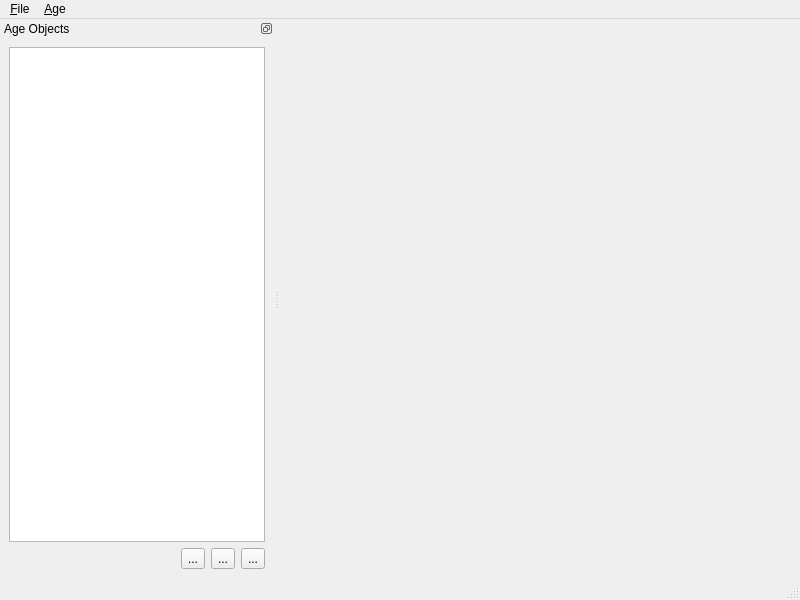
<?xml version="1.0" encoding="UTF-8"?>
<ui version="4.0">
 <class>ACMainWindow</class>
 <widget class="QMainWindow" name="ACMainWindow">
  <property name="geometry">
   <rect>
    <x>0</x>
    <y>0</y>
    <width>800</width>
    <height>600</height>
   </rect>
  </property>
  <property name="windowTitle">
   <string>AgeCreator</string>
  </property>
  <widget class="QWidget" name="centralwidget">
   <layout class="QVBoxLayout" name="verticalLayout_2">
    <item>
     <widget class="ACGLWidget" name="preview3d" native="true"/>
    </item>
   </layout>
  </widget>
  <widget class="QMenuBar" name="menubar">
   <property name="geometry">
    <rect>
     <x>0</x>
     <y>0</y>
     <width>800</width>
     <height>19</height>
    </rect>
   </property>
   <widget class="QMenu" name="menuFile">
    <property name="title">
     <string>&amp;File</string>
    </property>
    <addaction name="actionFileNew"/>
    <addaction name="actionFileOpen"/>
    <addaction name="separator"/>
    <addaction name="actionFileSave"/>
    <addaction name="actionFileSaveAs"/>
    <addaction name="separator"/>
    <addaction name="actionFileClose"/>
    <addaction name="actionFileQuit"/>
   </widget>
   <widget class="QMenu" name="menuAge">
    <property name="title">
     <string>&amp;Age</string>
    </property>
    <addaction name="actionAgeImport"/>
    <addaction name="actionAgeExport"/>
    <addaction name="separator"/>
    <addaction name="actionAgeProperties"/>
   </widget>
   <addaction name="menuFile"/>
   <addaction name="menuAge"/>
  </widget>
  <widget class="QStatusBar" name="statusbar"/>
  <widget class="QDockWidget" name="dockWidget">
   <property name="features">
    <set>QDockWidget::DockWidgetFloatable|QDockWidget::DockWidgetMovable</set>
   </property>
   <property name="windowTitle">
    <string>Age Objects</string>
   </property>
   <attribute name="dockWidgetArea">
    <number>1</number>
   </attribute>
   <widget class="QWidget" name="dockWidgetContents">
    <layout class="QVBoxLayout" name="verticalLayout">
     <item>
      <widget class="QTreeView" name="sceneTreeView">
       <property name="dragEnabled">
        <bool>true</bool>
       </property>
       <property name="dragDropMode">
        <enum>QAbstractItemView::InternalMove</enum>
       </property>
       <property name="defaultDropAction">
        <enum>Qt::MoveAction</enum>
       </property>
       <property name="selectionMode">
        <enum>QAbstractItemView::ExtendedSelection</enum>
       </property>
       <property name="headerHidden">
        <bool>true</bool>
       </property>
      </widget>
     </item>
     <item>
      <layout class="QHBoxLayout" name="horizontalLayout">
       <item>
        <spacer name="horizontalSpacer">
         <property name="orientation">
          <enum>Qt::Horizontal</enum>
         </property>
         <property name="sizeHint" stdset="0">
          <size>
           <width>40</width>
           <height>20</height>
          </size>
         </property>
        </spacer>
       </item>
       <item>
        <widget class="QToolButton" name="buttonAddLayer">
         <property name="text">
          <string>...</string>
         </property>
        </widget>
       </item>
       <item>
        <widget class="QToolButton" name="buttonAddObject">
         <property name="text">
          <string>...</string>
         </property>
        </widget>
       </item>
       <item>
        <widget class="QToolButton" name="buttonDelObject">
         <property name="text">
          <string>...</string>
         </property>
        </widget>
       </item>
      </layout>
     </item>
    </layout>
   </widget>
  </widget>
  <action name="actionAgeImport">
   <property name="text">
    <string>&amp;Import</string>
   </property>
  </action>
  <action name="actionAgeExport">
   <property name="text">
    <string>&amp;Export</string>
   </property>
  </action>
  <action name="actionFileNew">
   <property name="text">
    <string>&amp;New</string>
   </property>
  </action>
  <action name="actionFileOpen">
   <property name="text">
    <string>&amp;Open</string>
   </property>
  </action>
  <action name="actionFileSave">
   <property name="text">
    <string>&amp;Save</string>
   </property>
  </action>
  <action name="actionFileSaveAs">
   <property name="text">
    <string>Save &amp;As...</string>
   </property>
  </action>
  <action name="actionFileClose">
   <property name="text">
    <string>&amp;Close</string>
   </property>
  </action>
  <action name="actionFileQuit">
   <property name="text">
    <string>&amp;Quit</string>
   </property>
  </action>
  <action name="actionLayerAdd">
   <property name="text">
    <string>&amp;Add</string>
   </property>
  </action>
  <action name="actionAgeProperties">
   <property name="text">
    <string>Properties...</string>
   </property>
  </action>
 </widget>
 <customwidgets>
  <customwidget>
   <class>ACGLWidget</class>
   <extends>QWidget</extends>
   <header>ACGLWidget.h</header>
   <container>1</container>
  </customwidget>
 </customwidgets>
 <resources/>
 <connections>
  <connection>
   <sender>actionAgeExport</sender>
   <signal>triggered()</signal>
   <receiver>ACMainWindow</receiver>
   <slot>exportAge()</slot>
   <hints>
    <hint type="sourcelabel">
     <x>-1</x>
     <y>-1</y>
    </hint>
    <hint type="destinationlabel">
     <x>399</x>
     <y>299</y>
    </hint>
   </hints>
  </connection>
  <connection>
   <sender>actionAgeImport</sender>
   <signal>triggered()</signal>
   <receiver>ACMainWindow</receiver>
   <slot>importAge()</slot>
   <hints>
    <hint type="sourcelabel">
     <x>-1</x>
     <y>-1</y>
    </hint>
    <hint type="destinationlabel">
     <x>399</x>
     <y>299</y>
    </hint>
   </hints>
  </connection>
  <connection>
   <sender>actionFileClose</sender>
   <signal>triggered()</signal>
   <receiver>ACMainWindow</receiver>
   <slot>closeAge()</slot>
   <hints>
    <hint type="sourcelabel">
     <x>-1</x>
     <y>-1</y>
    </hint>
    <hint type="destinationlabel">
     <x>399</x>
     <y>299</y>
    </hint>
   </hints>
  </connection>
  <connection>
   <sender>actionFileNew</sender>
   <signal>triggered()</signal>
   <receiver>ACMainWindow</receiver>
   <slot>newAge()</slot>
   <hints>
    <hint type="sourcelabel">
     <x>-1</x>
     <y>-1</y>
    </hint>
    <hint type="destinationlabel">
     <x>399</x>
     <y>299</y>
    </hint>
   </hints>
  </connection>
  <connection>
   <sender>actionFileQuit</sender>
   <signal>triggered()</signal>
   <receiver>ACMainWindow</receiver>
   <slot>close()</slot>
   <hints>
    <hint type="sourcelabel">
     <x>-1</x>
     <y>-1</y>
    </hint>
    <hint type="destinationlabel">
     <x>399</x>
     <y>299</y>
    </hint>
   </hints>
  </connection>
 </connections>
 <slots>
  <slot>newAge()</slot>
  <slot>closeAge()</slot>
  <slot>importAge()</slot>
  <slot>exportAge()</slot>
 </slots>
</ui>
